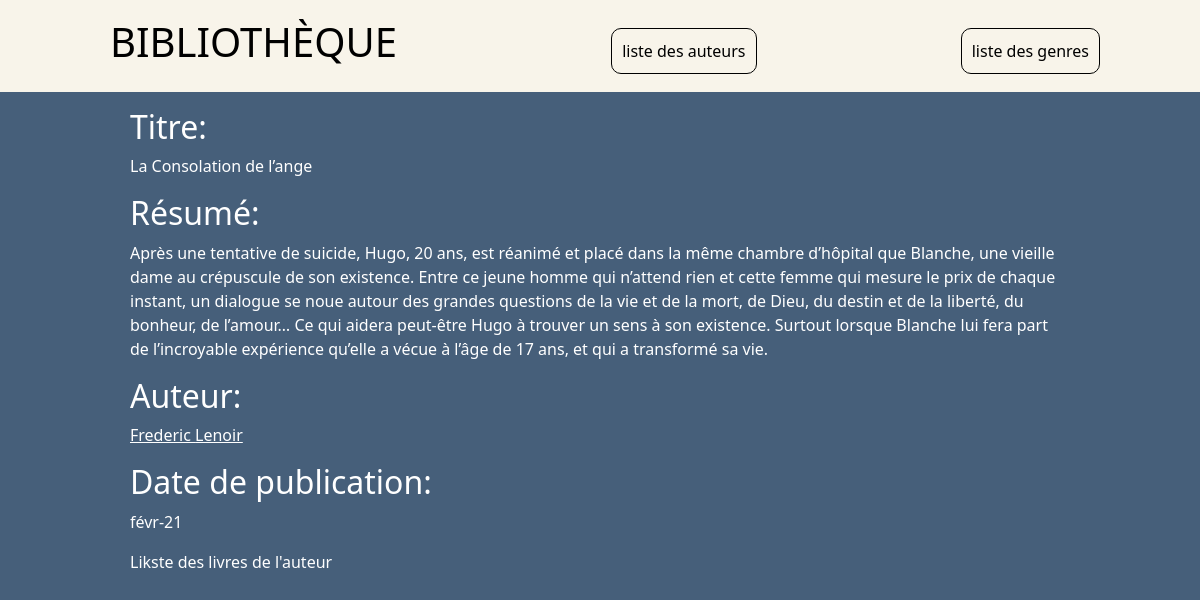
/bibliotheque/livres/1/, run on the app's committed database.
### bibliotheque/models.py (models this page shows, shortened)
class Livre(models.Model):
    id = models.AutoField(primary_key=True, null=False, default=0)
    nom = models.CharField(max_length=200)
    auteur = models.ForeignKey(Auteur, related_name='livreauteur', on_delete=models.CASCADE)
    genre = models.ForeignKey(Genre, on_delete=models.CASCADE)
    resume = models.CharField(max_length=60000)
    date_de_publication = models.CharField(max_length=200)

class Auteur(models.Model):
    prenom = models.CharField(max_length=255)
    nom = models.CharField(max_length=255, primary_key=True, null=False)
    email = models.CharField(max_length=200)
    photo = models.CharField(max_length=200)

### bibliotheque/views.py (the view)
# urls.py: path('livres/<int:livre_id>/', views.livres, name='livre'),
def livres(request, livre_id):
    livre = Livre.objects.get(pk=livre_id)
    auteur = Auteur.objects.get(pk=livre.auteur.nom)
    template = loader.get_template('bibliotheque/livre.html')
    context = {
        'livre': livre,
        'auteur': auteur
    }
    return HttpResponse(template.render(context, request))

### bibliotheque/templates/bibliotheque/livre.html (shortened to what this page needs)
{% extends "./base_generic.html" %}
{% block content %}
<div class="container">
    <h2>Titre:</h2>
    <p>{{livre.nom}}<p/>
    <h2>Résumé:</h2>
    <p>{{livre.resume}}<p/>
    <h2>Auteur:</h2>
    <p><a class="lien_auteur" href="/bibliotheque/auteurs/{{ livre.auteur.nom}}">{{ livre.auteur.prenom }} {{ livre.auteur.nom }}</a><p>
    <h2>Date de publication:</h2>
    <p>{{ livre.date_de_publication }}</p>
    <div>Likste des livres de l'auteur</div>
</div>
{% endblock %}

### bibliotheque/static/bibliotheque/styles.css (style rules this page uses)
body { background-color: rgb(70, 95, 122); padding: 0; margin: 0; }
.container { width: 100%; padding: 0 50px; color: white; }
.lien_auteur { color: white; }

### data on the page
Livre: nom "La Consolation de l’ange", resume "Après une tentative de suicide, Hugo, 20 ans, est réanimé et placé dans la même chambre d’hôpital que Blanche, une vieille dame au crépuscule de son existence. Entre ce jeune homme qui n’attend rien et cette femme qui mesure le prix de chaque instant, un dialogue se noue autour des grandes questions de la vie et de la mort, de Dieu, du destin et de la liberté, du bonheur, de l’amour… Ce qui aidera peut-être Hugo à trouver un sens à son existence. Surtout lorsque Blanche lui fera part de l’incroyable expérience qu’elle a vécue à l’âge de 17 ans, et qui a transformé sa vie.", auteur.prenom "Frederic", auteur.nom "Lenoir", date_de_publication "févr-21"
